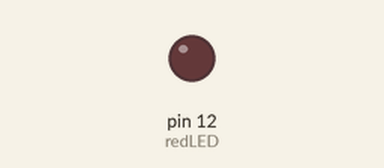
The sketch below on a simulated Arduino Uno, built with avr-gcc and run on an emulated ATmega328P. Parts: output pins drawn as LEDs (lit = HIGH).

Above: at 1.42 s.
At 6.77 s:
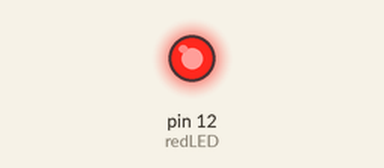
Timing chart, 0 to 7.1 s (numbered marks = the images above):
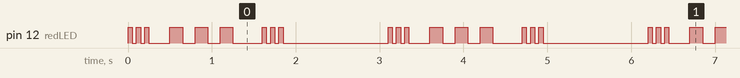

Measured:
- by itself, pin 12 (redLED): repeats every 3.1 s: 2 × (LOW 0.05 s, HIGH 0.05 s), LOW 0.25 s, 2 × (HIGH 0.15 s, LOW 0.15 s), HIGH 0.15 s, LOW 0.35 s, 2 × (HIGH 0.05 s, LOW 0.05 s), HIGH 0.05 s, LOW 1.3 s, HIGH 0.05 s
- by itself, everything shown: repeats every 3.1 s, in 18 steps

The sketch:

LightLed.ino
```cpp
int redLED = 12;
int sDelay = 50;
int oDelay = 150;
int restartOperationDelay = 1000;

void setup() {
  pinMode(redLED, OUTPUT);
}

void loop() {
  LED_SOS(redLED, sDelay);
  LED_SOS(redLED, oDelay);
  LED_SOS(redLED, sDelay);

  delay(restartOperationDelay);
}

void LED_SOS(int pin, int letterDelay)
{
  for (int i = 0; i < 3; i++)
  {
    digitalWrite(pin, HIGH);
    delay(letterDelay);

    digitalWrite(pin, LOW);
    delay(letterDelay);
  }
  delay(200);
}
```
